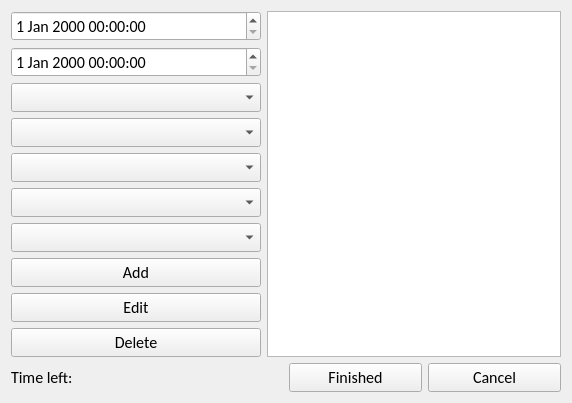
<?xml version="1.0" encoding="UTF-8"?>
<ui version="4.0">
 <class>ShiftEditForm</class>
 <widget class="QWidget" name="ShiftEditForm">
  <property name="geometry">
   <rect>
    <x>0</x>
    <y>0</y>
    <width>572</width>
    <height>369</height>
   </rect>
  </property>
  <property name="font">
   <font>
    <family>Calibri</family>
    <pointsize>12</pointsize>
   </font>
  </property>
  <property name="windowTitle">
   <string>Time-Track</string>
  </property>
  <layout class="QGridLayout" name="gridLayout">
   <item row="0" column="0">
    <layout class="QVBoxLayout" name="verticalLayout_2">
     <item>
      <layout class="QHBoxLayout" name="horizontalLayout">
       <item>
        <layout class="QVBoxLayout" name="verticalLayout">
         <property name="sizeConstraint">
          <enum>QLayout::SetMinimumSize</enum>
         </property>
         <item>
          <widget class="QDateTimeEdit" name="DateTime1"/>
         </item>
         <item>
          <widget class="QDateTimeEdit" name="DateTime2"/>
         </item>
         <item>
          <widget class="QComboBox" name="Name"/>
         </item>
         <item>
          <widget class="QComboBox" name="Projects">
           <property name="maximumSize">
            <size>
             <width>250</width>
             <height>16777215</height>
            </size>
           </property>
           <property name="sizeAdjustPolicy">
            <enum>QComboBox::AdjustToContents</enum>
           </property>
          </widget>
         </item>
         <item>
          <widget class="QComboBox" name="Items">
           <property name="maximumSize">
            <size>
             <width>250</width>
             <height>16777215</height>
            </size>
           </property>
          </widget>
         </item>
         <item>
          <widget class="QComboBox" name="Times">
           <property name="maximumSize">
            <size>
             <width>250</width>
             <height>16777215</height>
            </size>
           </property>
          </widget>
         </item>
         <item>
          <widget class="QComboBox" name="Lunch"/>
         </item>
         <item>
          <widget class="QPushButton" name="Add">
           <property name="minimumSize">
            <size>
             <width>250</width>
             <height>0</height>
            </size>
           </property>
           <property name="maximumSize">
            <size>
             <width>250</width>
             <height>16777215</height>
            </size>
           </property>
           <property name="text">
            <string>Add</string>
           </property>
          </widget>
         </item>
         <item>
          <widget class="QPushButton" name="Edit">
           <property name="maximumSize">
            <size>
             <width>250</width>
             <height>16777215</height>
            </size>
           </property>
           <property name="text">
            <string>Edit</string>
           </property>
          </widget>
         </item>
         <item>
          <widget class="QPushButton" name="Delete">
           <property name="maximumSize">
            <size>
             <width>250</width>
             <height>16777215</height>
            </size>
           </property>
           <property name="text">
            <string>Delete</string>
           </property>
          </widget>
         </item>
        </layout>
       </item>
       <item>
        <widget class="QTableWidget" name="Sections">
         <attribute name="verticalHeaderMinimumSectionSize">
          <number>30</number>
         </attribute>
        </widget>
       </item>
      </layout>
     </item>
     <item>
      <layout class="QHBoxLayout" name="horizontalLayout_2">
       <item>
        <widget class="QLabel" name="label">
         <property name="text">
          <string>Time left:</string>
         </property>
        </widget>
       </item>
       <item>
        <widget class="QLabel" name="timeLeft">
         <property name="text">
          <string/>
         </property>
        </widget>
       </item>
       <item>
        <widget class="QPushButton" name="FinishedButton">
         <property name="text">
          <string>Finished</string>
         </property>
        </widget>
       </item>
       <item>
        <widget class="QPushButton" name="CancelButton">
         <property name="text">
          <string>Cancel</string>
         </property>
        </widget>
       </item>
      </layout>
     </item>
    </layout>
   </item>
  </layout>
 </widget>
 <resources/>
 <connections/>
</ui>
